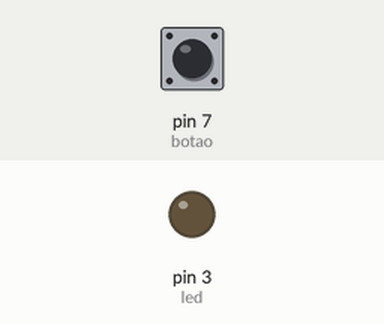
A sketch run on a simulated Arduino Uno, built with avr-gcc and run on an emulated ATmega328P. On the bench: output pins drawn as LEDs (lit = HIGH). Dashed ring = blinking. The test bench sets the inputs (shaded band); at power-on: pin 7 (botao) LOW.

Above: at 1.2 s.
1.3 s: pin 7 (botao) pulled HIGH for 3.2 s
At 2.2 s:
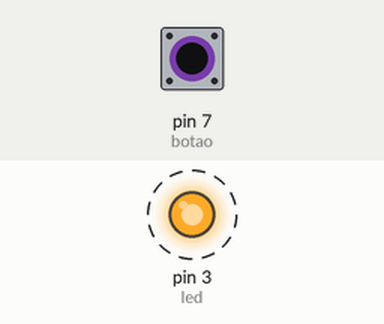
6.0 s: pin 7 (botao) pulled HIGH for 0.15 s
At 6.7 s:
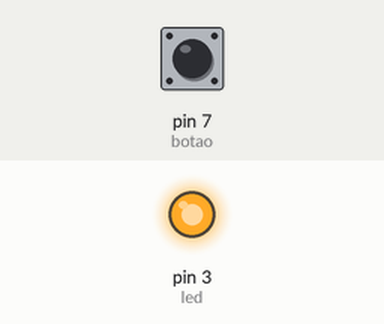
Timing chart, 0 to 9.0 s (numbered marks = the images above; inputs shaded):
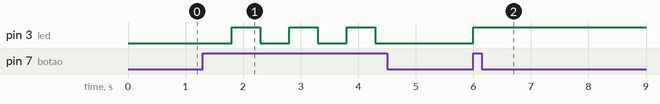

The sketch:

ledbotaopress.ino
```cpp
int botao = 7, led = 3;
bool ligado = true;

void setup()
{
  pinMode(botao, INPUT);
  pinMode(led, OUTPUT);
}

void loop()
{
  int estado = digitalRead(botao);

  if (estado == HIGH){
    if (ligado == true){
      digitalWrite(led, LOW);
      ligado = false;
      delay(500);
    }else{
      digitalWrite(led, HIGH);
      ligado = true;
      delay(500);
    }
  }
}
```

Measured:
- after the input at 1.3 s, pin 3 (led): alternates HIGH for 0.50 s and LOW for 0.50 s, 6 changes in all, then stays LOW, starting after 0.50 s
- after the input at 6.0 s, pin 3 (led): LOW → HIGH at once
